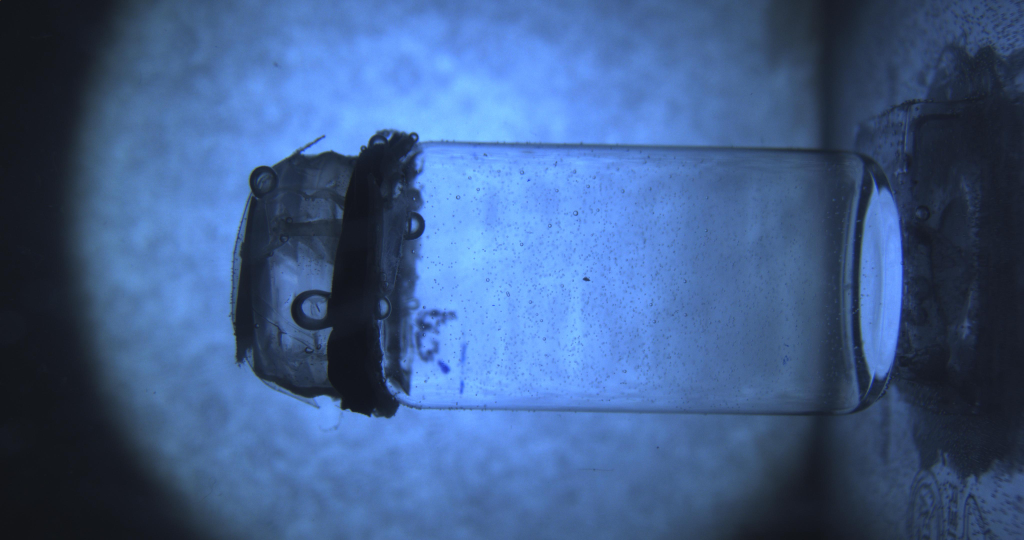
#> input picture images/detector_1_no_0_angle_1.jpg, 4096 x 2160 px, found by its file name (shown at 1/4 size)
$ python NeuralNetwork_Pybrain_WholeImage.py   (Python 2 division)
#> lines starting #> are read from the running program, lines starting #| are printed output that depends on the picture
import sys, traceback, time
import numpy as np
import preprocessing as pre
import trainGenerateInstances as trgi
import testGenerateInstances as tegi

from matplotlib import pyplot as plt
from skimage import io
from skimage.color import rgb2gray
from skimage.feature import canny

from pybrain.tools.shortcuts import buildNetwork
from pybrain.datasets import SupervisedDataSet
from pybrain.supervised.trainers import BackpropTrainer
from pybrain.structure import FeedForwardNetwork, \
        LinearLayer, SigmoidLayer, FullConnection

from scipy.optimize import curve_fit
from scipy.odr import ODR, Model, Data, RealData

def output_data():
    target = np.array([1, 27, 40, 79, 122, 160, \
                       1, 18, 28, 42, 121, 223, \
                       0, 11, 24, 46, 142, 173, \
                       3, 19, 23, 76, 191, 197, \
                       0, 15, 24, 45,  91, 152,  \
                       0, 16, 27, 34,  88,      \
                       0,  9, 12, 69, 104, 123])
    result = np.repeat(target,3)
    return result.T

def input_data(DETECTOR_NUM = 7, TRAILS = 6, ANGLE_NUM = 3):
#> called with DETECTOR_NUM = 2, TRAILS = 6, ANGLE_NUM = 3
    index = -1
    data = np.array([])
    for det in range(1,DETECTOR_NUM+1):
        if (det!=6):
            num_n = TRAILS
        else:
            num_n = TRAILS - 1

        for n in range(0,num_n):

            for angle in range(1, ANGLE_NUM+1):
                index = index + 1
                filename = 'detector_' + str(det) + '_no_' + str(n) \
                        + '_angle_' + str(angle) + '.jpg'

                print 'Reading data %s ... %.2f' \
                        % (filename, 100 * index / \
                        ((DETECTOR_NUM * TRAILS - 1) * ANGLE_NUM)) \
                        + "% finishied"
                image = io.imread(filename)
#> image is the input picture: shape (2160, 4096, 3); mean R, G, B 64.8, 94, 140.7
                image_gray = rgb2gray(image)
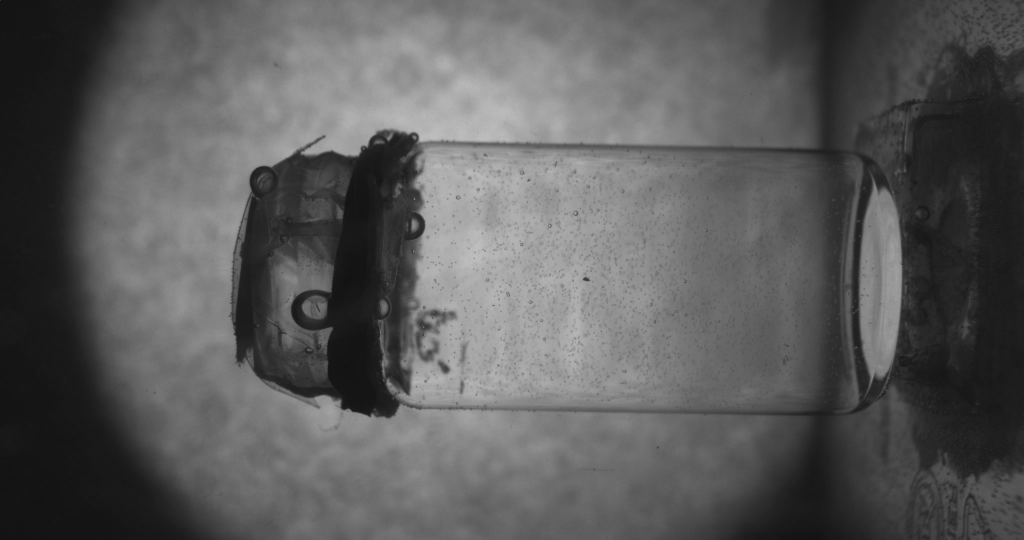
#> image_gray: shape (2160, 4096) float64 (shown at 1/4 size); min 0.0185, max 0.781, mean 0.358

                input_instance = np.reshape(image_gray,(1,image_gray.shape[0]*image_gray.shape[1]))

                if(data.size>0):
                    data = np.append(data, input_instance, axis=0)
                else:
                    data = input_instance

#    np.savetxt('data.txt', data, delimiter=',')
    return data

def input_data_fromfile(filename):
    return numpy.loadtxt(filename)

def GenerateDataSet(ia, ta):
    ds = SupervisedDataSet(ia.shape[1], 1)
    assert(ia.shape[0] == ta.shape[0])
    for i in range(0,ia.shape[0]):
        ds.addSample(ia[i,:], ta[i])
    #ds.setField('input',  ia)
    #ds.setField('target', ta)
    #TrainDS, TestDS = ds.splitWithProportion(0.8)
    return ds

def build_network(input_dim,layers,output_dim):

    n = FeedForwardNetwork()
    inLayer = LinearLayer(input_dim)
    hiddenLayer = SigmoidLayer(layers)
    outLayer = LinearLayer(output_dim)

    n.addInputModule(inLayer)
    n.addModule(hiddenLayer)
    n.addOutputModule(outLayer)

    in_to_hidden = FullConnection(inLayer, hiddenLayer)
    hidden_to_out = FullConnection(hiddenLayer, outLayer)

    n.addConnection(in_to_hidden)
    n.addConnection(hidden_to_out)
    n.sortModules()

    return n

def main():
    try:
        start_time = time.time()
        elapse_time = time.time() - start_time
        print 'Start reading images to generate data ...' \
                +  time.strftime(" %H:%M:%S", time.gmtime(elapse_time)) \
                + ' has past. '

        #Read Data
        input_ds = input_data(2, 6, 3)
        output_ds = output_data()
        output_ds = output_ds[0:36]
        dataset = GenerateDataSet(input_ds, output_ds)
        TrainDS, TestDS = dataset.splitWithProportion(0.8)

        elapse_time = (time.time()-start_time)
        print 'Start training neutral neutwrok ...' \
                +  time.strftime(" %H:%M:%S", time.gmtime(elapse_time)) \
                + ' has past. '

        #Build Netwrok
        LAYERS_NUM = 5
        net = build_network(dataset['input'].shape[1],LAYERS_NUM,1)
        # net = buildNetwork(m*n, LAYERS_NUM, 1)

        #Training
        trainer = BackpropTrainer(net, dataset=TrainDS)
        trainer.trainUntilConvergence()

        #Test
        for inp, targ in TrainDS:
            print [net.activate(inp), targ]

        print '_________________________________'
        for inp, targ in TestDS:
            print [net.activate(inp), targ]

        trainer.testOnClassData(TestDS)

    except KeyboardInterrupt:
        print "Shutdown requested... exiting"
    except Exception:
        traceback.print_exc(file=sys.stdout)
    sys.exit(0)
#> (the program exits here)
